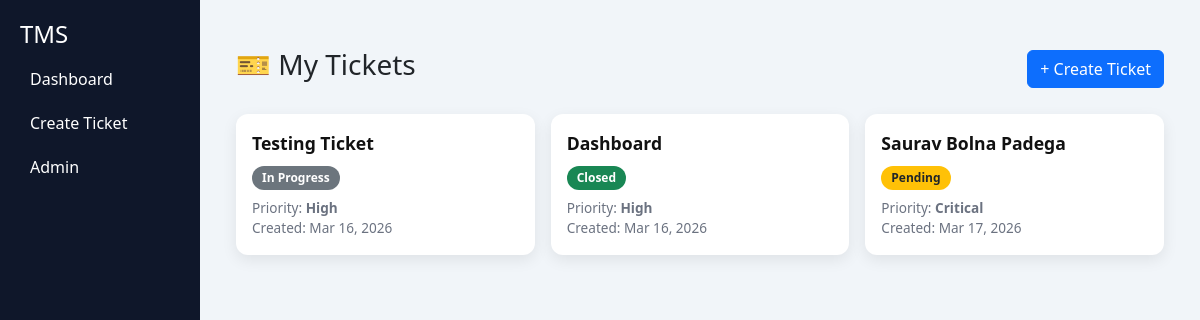
The page /my-tickets/ (signed in) on the database its author committed.
### tickets/models.py (models this page shows, shortened)
class Ticket(models.Model):
    title = models.CharField(max_length=255)
    description = models.TextField()
    department = models.CharField(max_length=100, default="General")
    project = models.CharField(max_length=100, default="General")
    priority = models.CharField(max_length=20, choices=PRIORITY_CHOICES)
    status = models.CharField(max_length=20, choices=STATUS_CHOICES, default='Open')
    created_at = models.DateTimeField(auto_now_add=True)
    sla_deadline = models.DateTimeField(null=True, blank=True)
    assigned_to = models.ForeignKey(User, on_delete=models.SET_NULL, null=True, blank=True, related_name='assigned_tickets')
    created_by = models.ForeignKey(User, on_delete=models.CASCADE, related_name='created_tickets')

### tickets/views.py (the view)
# urls.py: path('my-tickets/', views.my_tickets, name='my_tickets'),
@login_required
def my_tickets(request):
    tickets = Ticket.objects.filter(created_by=request.user)
    return render(request, 'tickets/my_tickets.html', {'tickets': tickets})

### tickets/context_processors.py (called while the page is built)
def user_roles(request):
    if request.user.is_authenticated:
        return {
            'is_customer': request.user.groups.filter(name='Customer').exists(),
            'is_agent': request.user.groups.filter(name='Support Agent').exists(),
            'is_admin': request.user.is_staff,
            "now": timezone.now(),
        }
    return {}

### tickets/templates/tickets/my_tickets.html (shortened to what this page needs)
{% extends 'base.html' %}
{% block content %}
<div class="container mt-4">
  <div class="d-flex justify-content-between align-items-center mb-4">
    <h3>🎫 My Tickets</h3>
    <a href="{% url 'tickets:create_ticket' %}" class="btn btn-primary">
      + Create Ticket
    </a>
  </div>
  <div class="row g-3">
    {% for ticket in tickets %}
    <div class="col-md-6 col-lg-4">
      <div class="ticket-card">
        <div class="ticket-title mb-2">
          <a href="{% url 'tickets:ticket_detail' ticket.id %}" style="text-decoration:none; color:#111;">
            {{ ticket.title }}
          </a>
        </div>
        <div class="mb-2">
          <span class="badge badge-status
            {% if ticket.status == 'Open' %}bg-primary
            {% elif ticket.status == 'Pending' %}bg-warning text-dark
            {% elif ticket.status == 'Closed' %}bg-success
            {% else %}bg-secondary{% endif %}">
            {{ ticket.status }}
          </span>
        </div>
        <div class="ticket-meta">
          Priority: <strong>{{ ticket.priority }}</strong><br>
          Created: {{ ticket.created_at|date:"M d, Y" }}
        </div>
      </div>
    </div>
    {% endfor %}
  </div>
</div>
{% endblock %}

### templates/base.html (shortened to what this page needs)
<!DOCTYPE html>
<html>
<head>
<link href="https://cdn.jsdelivr.net/npm/bootstrap@5.3.2/dist/css/bootstrap.min.css" rel="stylesheet">
</head>
<body>
<div class="container-fluid">
<div class="row">
<div class="col-md-2 sidebar">
<h4>TMS</h4>
<a href="/">Dashboard</a>
<a href="/create">Create Ticket</a>
<a href="/admin">Admin</a>
</div>
<div class="col-md-10 p-4">
{% block content %}
{% endblock %}
</div>
</div>
</div>
</body>
</html>

### templates/base.html (style rules this page uses)
body { background:#f1f5f9; }
.sidebar { height:100vh; background:#0f172a; color:white; padding:20px; }
.sidebar a { color:white; display:block; padding:10px; text-decoration:none; }

### tickets/templates/tickets/my_tickets.html (style rules this page uses)
.ticket-card { border: none; border-radius: 12px; padding: 16px; background: white; box-shadow: 0 5px 15px rgba(0,0,0,0.08); transition: 0.2s ease; }
.ticket-title { font-weight: 600; font-size: 1.1rem; }
.ticket-meta { font-size: 0.85rem; color: #6b7280; }
.badge-status { font-size: 0.75rem; padding: 6px 10px; border-radius: 20px; }

### rows shown on the page
Ticket: title "Testing Ticket", status "In Progress", priority "High", created_at "Mar 16, 2026"
Ticket: title "Dashboard", status "Closed", priority "High", created_at "Mar 16, 2026"
Ticket: title "Saurav Bolna Padega", status "Pending", priority "Critical", created_at "Mar 17, 2026"
